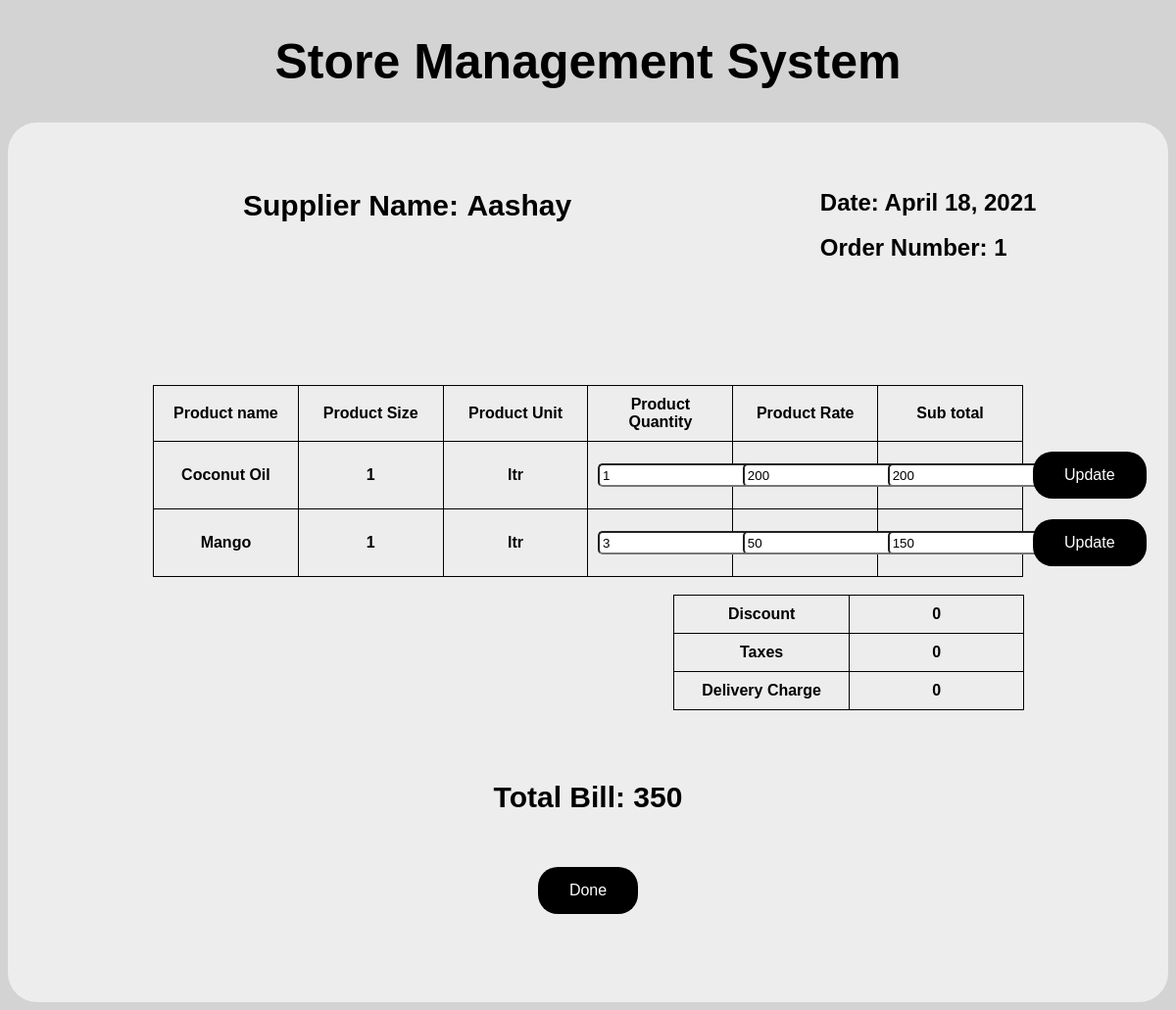
The app's page /order/1/edit_order with its own data.
### storedb/models.py (models this page shows, shortened)
class Order(models.Model):
    supp_name = models.CharField(max_length=30)
    date = models.DateField()
    order_no = models.IntegerField()
    prod_name = models.CharField(max_length=30)
    prod_size = models.CharField(max_length=30)
    prod_unit = models.CharField(max_length=10)
    prod_quant = models.IntegerField()
    prod_rate = models.IntegerField()
    total = models.IntegerField()
    discount = models.IntegerField(default=0)
    taxes = models.IntegerField(default=0)
    delivery = models.IntegerField(default=0)

### storedb/views.py (the view)
# urls.py: path('order/<order_no>/edit_order', views.edit_order, name='edit_order'),
def edit_order(request, order_no):
    order = Order.objects.all().filter(order_no=order_no)
    order_supp_name = order[0].supp_name
    order_date = order[0].date
    order_total = order[0].total
    order_no = order[0].order_no
    discount = order[0].discount
    tax = order[0].taxes
    delivery = order[0].delivery
    total = 0
    for i in order:
        total = i.total + total
    final_total = total + discount + tax + delivery
    context = {'order': order, 'order_supp_name': order_supp_name,
               'order_date': order_date, 'order_total': order_total, 'order_no': order_no,
               'total': final_total, 'discount':discount,
               'tax':tax, 'delivery':delivery}
    return render(request, 'edit_order.html', context)

### storedb/templates/edit_order.html (shortened to what this page needs)
{% extends "base.html" %}
{% block content %}
<div class="cname">
<label style="font-size:30px">Supplier Name:&nbsp;{{order_supp_name}} </label>
</div>
<div class="date">
    <label style="font-size:24px">Date: {{order_date}}</label><br><br>
    <label style="font-size:24px">Order Number: {{order_no}}</label><br><br>
</div>
<center>
<div class="content">
    <table>
        <tr>
            <td>Product name</td>
            <td>Product Size</td>
            <td>Product Unit</td>
            <td>Product Quantity</td>
            <td>Product Rate</td>
            <td>Sub total</td>
        </tr>
        {% for i in order %}
         <form action="{{i.id}}/update_order" method="post">
        <tr>
            <td><input type="text" name="prod_name" hidden value="{{i.prod_name}}">{{i.prod_name}}</td>
            <td><input type="text" name="size" hidden value="{{i.prod_size}}">{{i.prod_size}}</td>
            <td><input type="text" name="unit" hidden value="{{i.prod_unit}}">{{i.prod_unit}}</td>
            <td><input type="text" name="quant" placeholder="{{i.prod_quant}}" value="{{i.prod_quant}}" autofocus></td>
            <td><input type="text" name="rate" placeholder="{{i.prod_rate}}" value="{{i.prod_rate}}"></td>
            <td><input type="text" name="total" placeholder="{{i.total}}" value="{{i.total}}"></td>
            <td> <button type="submit">Update</button></td>
        </tr>
         </form>
        {% endfor %}
    </table><br>
<div class="table5">
    <table class="table4">
        <tr>
            <td>Discount</td>
            <td>{{discount}}</td>
        </tr>
        <tr>
            <td>Taxes</td>
            <td>{{tax}}</td>
        </tr>
        <tr>
            <td>Delivery Charge</td>
            <td>{{delivery}}</td>
        </tr>
    </table><br></div>
    <br><br><br>
    <label style="font-size:30px">Total Bill: {{ total }}</label><br><br><br><br>
     <form action="./save_order " method="post">
    <button type="submit">Done</button>
    </form><br><br><br><br><br>
</div>
</center>
{% endblock content %}

### storedb/templates/base.html (style rules this page uses)
html { background: #D3D3D3 ; font-family: Verdana, sans-serif; }
table, th, td { table-layout: fixed; border: 1px solid black; border-collapse: collapse; width: 70%; text-align: center; padding: 10px; }
button { background-color:black; border: medium; border-color: black; color: white; padding: 15px 32px; text-align: center; border-radius: 20px; font-size: 16px; }

### storedb/templates/edit_order.html (style rules this page uses)
table, th, td { border: 1px solid black; border-collapse: collapse; width: 75%; text-align: center; padding: 10px; }
input { padding-top: 2%; padding-left: 2%; padding-right: 1%; padding-bottom: 2%; border-radius: 5px; }
.cname { width: 30%; float: left; height:200px; padding-left: 240px; padding-top: 50px;  }
.date { width: 30%; float:right; padding-top: 50px;  }
.content { padding-top: 250px; }
::placeholder { color: black; font-size: 20px; }
.table4 { width:55%; }
.table4 td { width:30%; }
.table5 { padding-left:45%; }

### records on screen
Order: supp_name "Aashay", date "April 18, 2021", prod_name "Coconut Oil", prod_size "1", prod_unit "ltr", quant "1", rate "200", total "200"
Order: prod_name "Mango", prod_size "1", prod_unit "ltr", quant "3", rate "50", total "150"

### other values on screen
{{ order_no }} "1"
{{ discount }} "0"
{{ tax }} "0"
{{ delivery }} "0"
{{ total }} "350"
